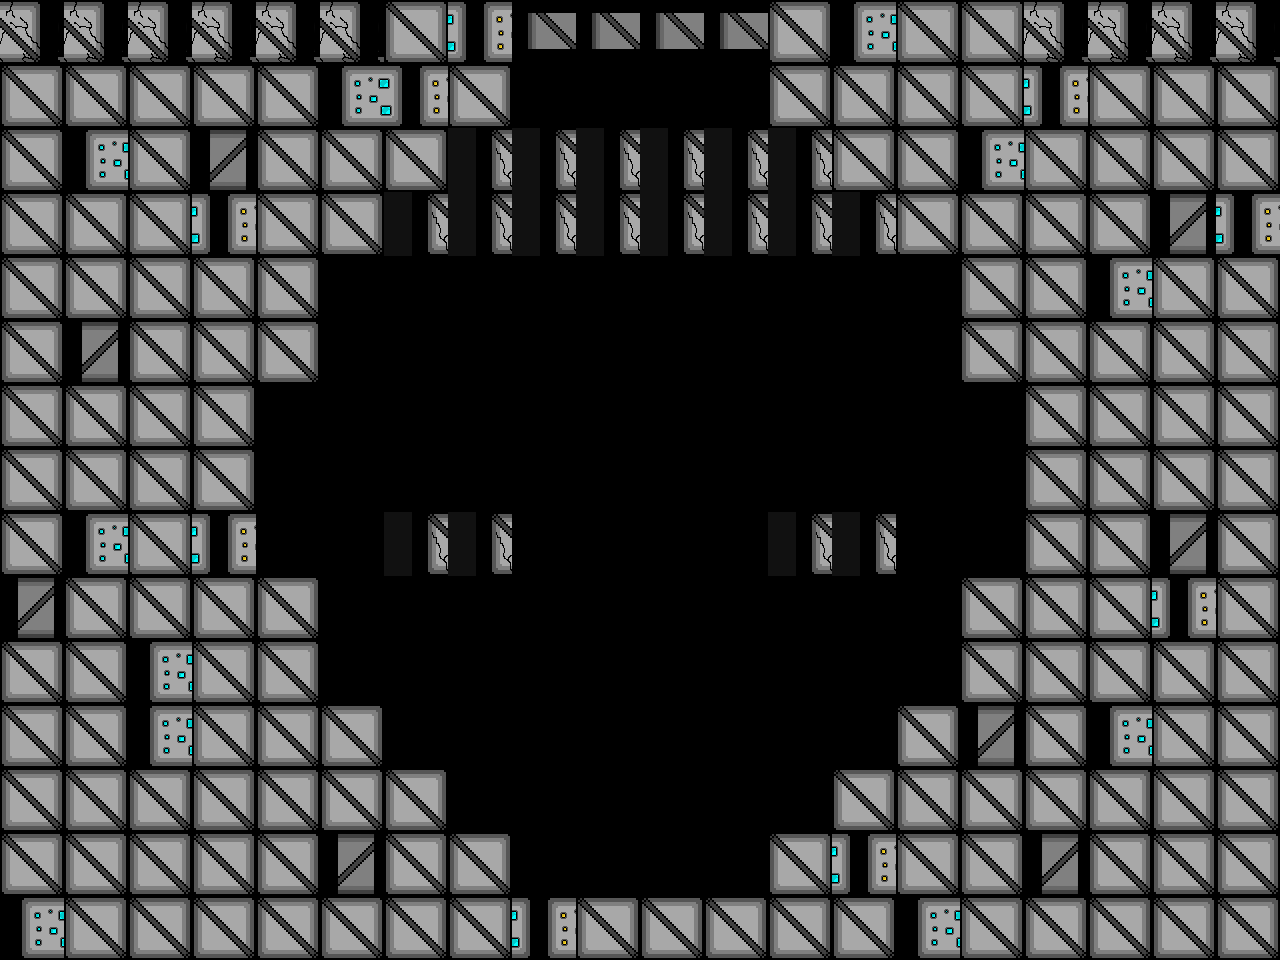

This game map was drawn from its Tiled (.tmx) file and the tilesets committed beside it. A one-line description and the trimmed map source follow:
An orthogonal 20x15 tile map with 64x64 px tiles, 1 tile layer (Tile Layer 2) and 3 objects (ScrollingBackground, Player, FiringRateUp).

<map version="1.0" tiledversion="1.0.3" orientation="orthogonal" renderorder="right-down" width="20" height="15" tilewidth="64" tileheight="64" nextobjectid="59">
 <properties>
  <property name="assassin" value="assets/assasin_rightLeftSpritesheet.png" />
  <property name="backgroundEasy" value="assets/backgroundEasy.png" />
  <property name="backgroundHard" value="assets/backgroundHard.png" />
  <property name="backgroundMedium" value="assets/backgroundMedium.png" />
  <property name="boss" value="assets/boss.png" />
  <property name="bossexplosion" value="assets/bossexplosion.png" />
  <property name="damageUp" value="assets/metalBoxCoin.png" />
  <property name="explosion" value="assets/explosion.png" />
  <property name="firingRateUp" value="assets/metalBoxCoin.png" />
  <property name="healthUp" value="assets/metalBoxHeart.png" />
  <property name="largeexplosion" value="assets/largeexplosion.png" />
  <property name="loading" value="assets/loading.png" />
  <property name="moveSpeedUp" value="assets/metalBoxCoin.png" />
  <property name="newborn" value="assets/newborn_spritesheet(h54_w62).png" />
  <property name="player" value="assets/playerSpriteSheetTemp.png" />
  <property name="reward" value="assets/reward1.png" />
  <property name="smallexplosion" value="assets/smallexplosion.png" />
  <property name="uno" value="assets/uno_Static.png" />
 </properties>
 <tileset firstgid="1" name="blocks1" tilewidth="64" tileheight="64" tilecount="14" columns="14">
  <image source="blocks1.png" width="900" height="64" />
 </tileset>
 <objectgroup color="#00ff00" name="Object Layer 1">
  <object id="59" name="Background" type="ScrollingBackground" x="0" y="0" width="64" height="64">
   <properties>
    <property name="numFrames" value="1" />
    <property name="textureHeight" value="960" />
    <property name="textureID" value="backgroundEasy" />
    <property name="textureWidth" value="1280" />
   </properties>
  </object>
  <object id="55" name="Player1" type="Player" x="609.909" y="780.152" width="36" height="64">
   <properties>
    <property name="numFrames" value="3" />
    <property name="textureHeight" value="60" />
    <property name="textureID" value="player" />
    <property name="textureWidth" value="34" />
   </properties>
  </object>
  <object id="62" name="FiringRateUp" type="FiringRateUp" x="608.061" y="350.909" width="64" height="64">
   <properties>
    <property name="numFrames" value="1" />
    <property name="textureHeight" value="64" />
    <property name="textureID" value="firingRateUp" />
    <property name="textureWidth" value="64" />
   </properties>
  </object>
 </objectgroup>
 <layer name="Tile Layer 2" width="20" height="15">
  <properties>
   <property name="collidable" value="" />
  </properties>
  <data>[300 cells, 206 non-empty, 7 distinct tile ids]</data>
 </layer>
</map>
